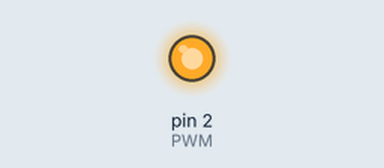
Simulated run of this sketch. Board: Arduino Uno, built for the host (arithmetic inside an expression is 32-bit, double 64-bit). On the bench: output pins drawn as LEDs (lit = HIGH).

Above: at 2.0 s.
At 4.1 s:
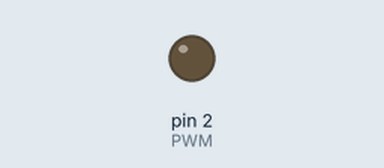
Timing chart, 0 to 5.3 s (numbered marks = the images above):
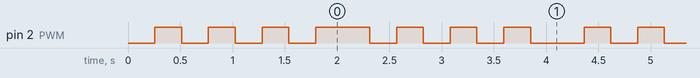

Measured:
- by itself, pin 2 (PWM): repeats every 4.1 s: 2 × (LOW 0.26 s, HIGH 0.26 s), LOW 0.26 s, HIGH 0.52 s, 3 × (LOW 0.26 s, HIGH 0.26 s), LOW 0.51 s, HIGH 0.26 s
- by itself, everything shown: repeats every 4.1 s, in 14 steps

The sketch:

pwm.ino
```cpp
/*
*********************************************************************************************************
* Define
*********************************************************************************************************
*/

#define PWM 2

/*
*********************************************************************************************************
* 功  能：模块初始化
* 形  参：None
* 返回值：None
* 备  注：None
* 作  者：LG
* 日  期：2020/10/29
*********************************************************************************************************
*/

void setup()
{
    analogWriteFreq(1000);
    analogWrite(PWM, 0);
}

/*
*********************************************************************************************************
* 功  能：循环调用
* 形  参：None
* 返回值：None
* 备  注：None
* 作  者：LG
* 日  期：2020/10/29
*********************************************************************************************************
*/

void loop()
{
    uint16_t i = 0;
    for(i=0; i<=1024; i++)
    {
        analogWrite(PWM, i);
        delay(2);
    }

    for(i=1024; i>0; i--)
    {
        analogWrite(PWM, i);
        delay(2);
    }
}
```
